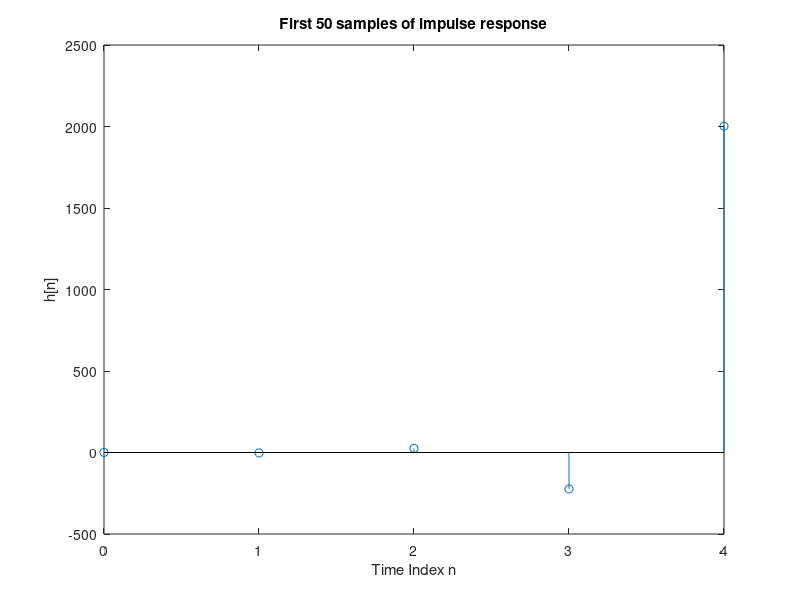

The MATLAB script that drew this image:
% Program Q350
% Evaluation of the DTFT 
clf;
% Compute the frequency samples of the DTFT
num = [2 5 9 5 3];
den = [5 45 2 1 1];
L = input('L: ');
[g t]=impz(num,den,L);
stem(t,g);
title('First 50 samples of impulse response');
xlabel('Time Index n');
ylabel('h[n]');

